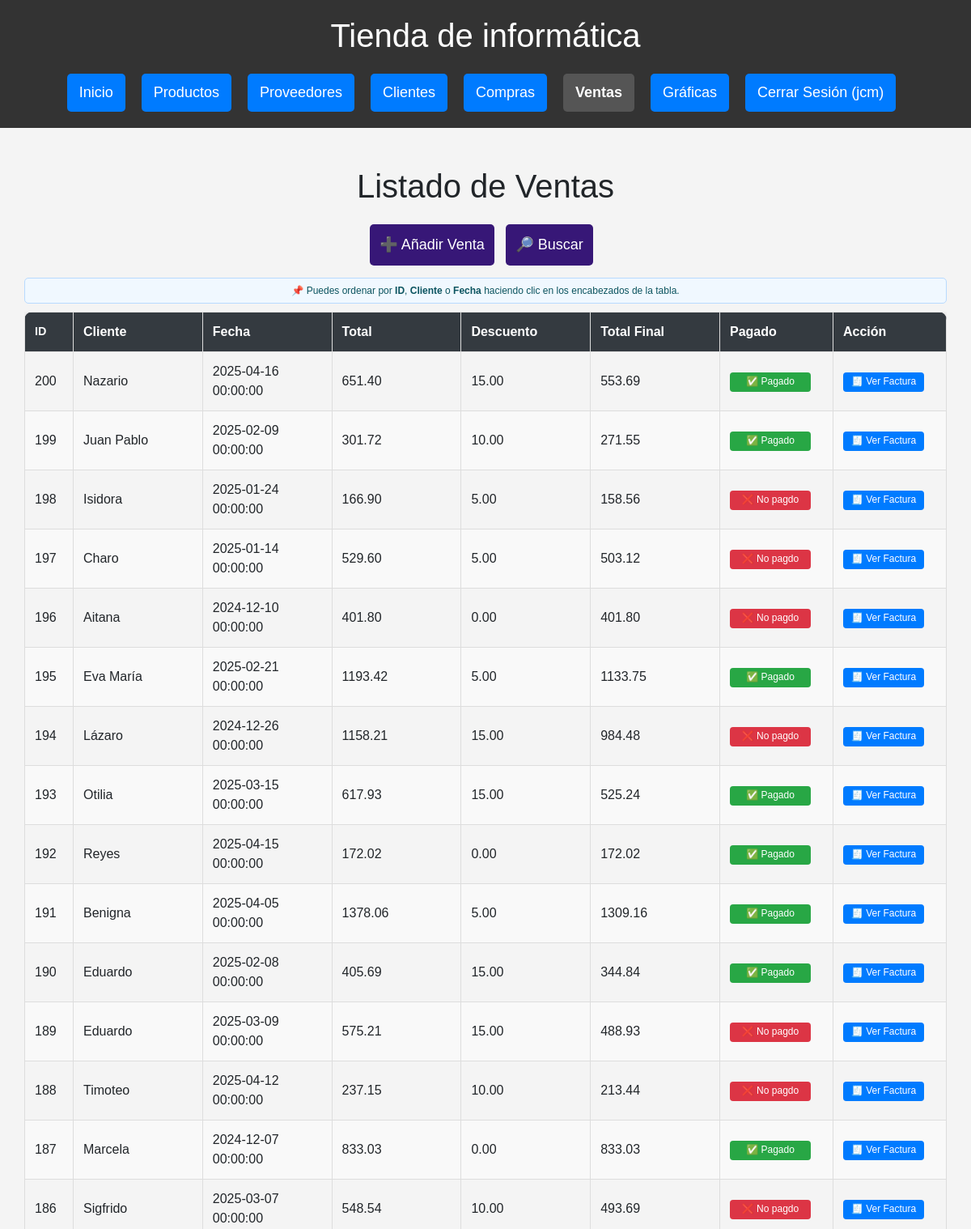
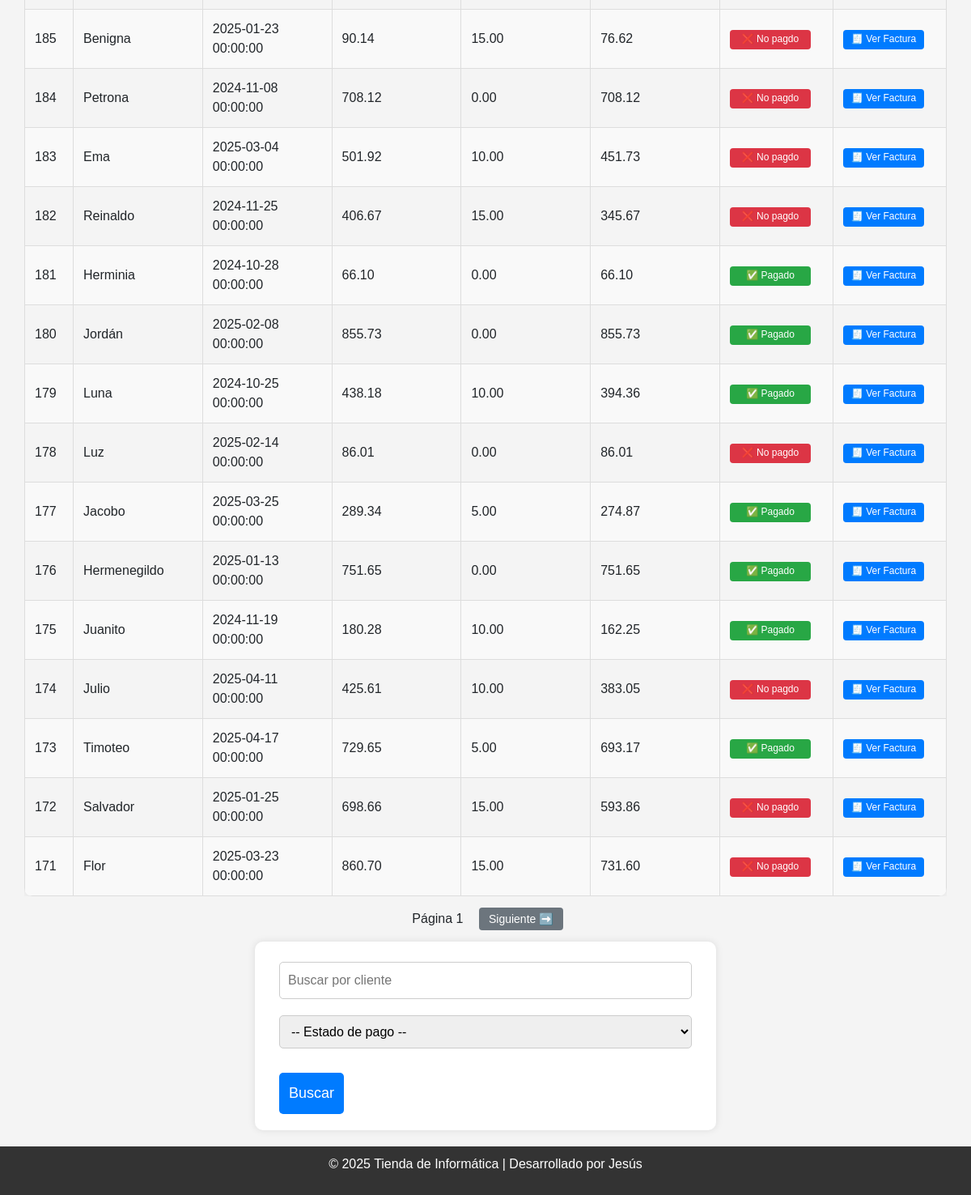
Page /ventas (signed in) on the earlier database version (2 pictures, top to bottom).
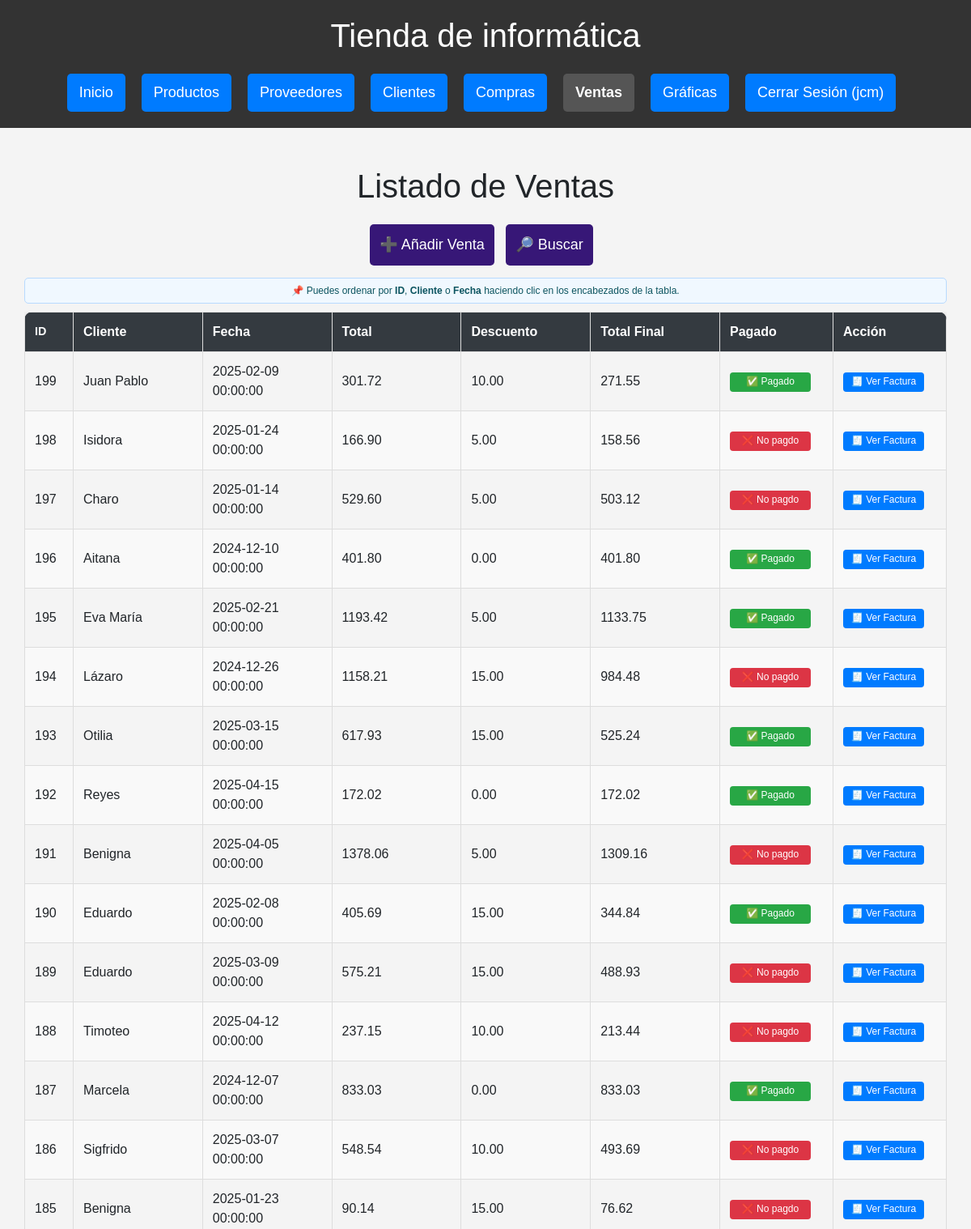
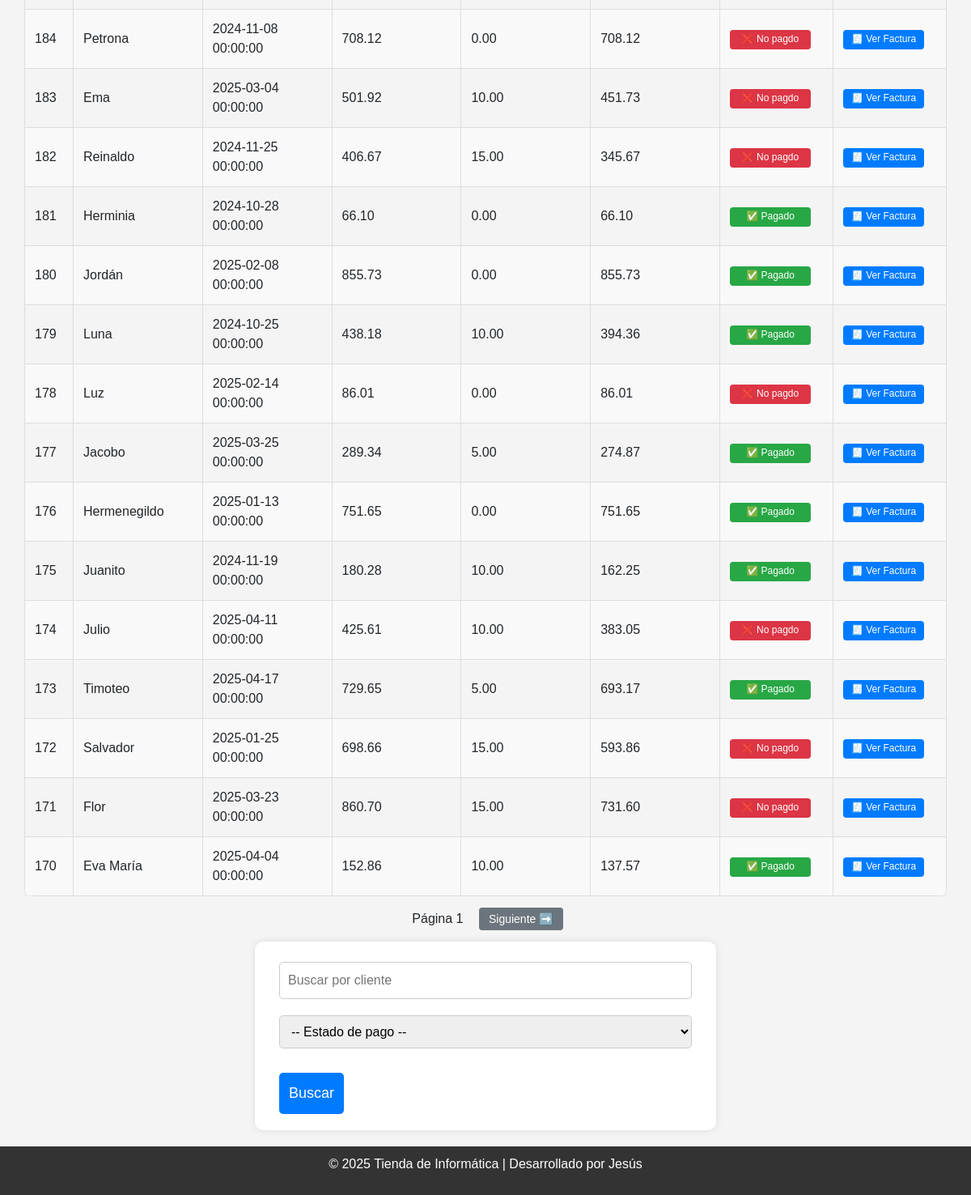
Same page on the later database version (2 pictures, top to bottom).
### db.py (models this page shows)
class Venta(Base):
    __tablename__ = "Venta"
    id = Column(Integer, primary_key=True)
    cliente_id = Column(Integer, ForeignKey("Cliente.id"), nullable=False)
    fecha = Column(DateTime, default=func.now())
    total = Column(Numeric(10, 2), nullable=False)
    descuento = Column(Numeric(10, 2), default=Decimal('0.00'))
    total_final = Column(Numeric(10, 2), nullable=False)
    pagado = Column(Boolean, default=False)
    cliente = relationship("Cliente", back_populates="ventas")
    detalles = relationship("DetalleVenta", back_populates="venta")

class Cliente(Base):
    __tablename__ = "Cliente"
    id = Column(Integer, primary_key=True)
    nombre = Column(String(150), unique=True, nullable=False)
    contacto = Column(String(150))
    telefono = Column(String(20))
    email = Column(String(150), unique=True)
    dni = Column(String(20), unique=True, nullable=False)
    direccion = Column(String(200))
    ventas = relationship("Venta", back_populates="cliente")

### routes/ventas.py (the view)
@ventas_bp.route("/ventas")
@login_required
def ventas():
    cliente = request.args.get("cliente")
    pagado = request.args.get("pagado")
    pagina = int(request.args.get("pagina", 1))
    orden = request.args.get("orden", "id")
    direccion = request.args.get("direccion", "desc")
    por_pagina = 30
    query = sesion.query(Venta).join(Cliente)
    if cliente:
        query = query.filter(Cliente.nombre.ilike(f"%{cliente}%"))
    if pagado in ["0", "1"]:
        query = query.filter(Venta.pagado == bool(int(pagado)))
    def aplicar_orden(campo):
        return campo.desc() if direccion == "desc" else campo.asc()
    if orden == "cliente":
        query = query.order_by(aplicar_orden(Cliente.nombre))
    elif orden == "fecha":
        query = query.order_by(aplicar_orden(Venta.fecha))
    else:
        query = query.order_by(aplicar_orden(Venta.id))
    total_ventas = query.count()
    ventas = query.offset((pagina - 1) * por_pagina).limit(por_pagina).all()
    hay_anterior = pagina > 1
    hay_siguiente = (pagina * por_pagina) < total_ventas
    return render_template("ventas/ventas.html",
        ventas=ventas,
        pagina=pagina,
        hay_anterior=hay_anterior,
        hay_siguiente=hay_siguiente,
        cliente=cliente,
        pagado=pagado,
        orden=orden,
        direccion=direccion
    )

### db.py (called while the page is built)
def login_required(f):
    @wraps(f)
    def decorated_function(*args, **kwargs):
        if 'usuario' not in session:
            flash('Por favor, inicie sesión para acceder a esta página.', 'error')
            return redirect(url_for('login'))
        return f(*args, **kwargs)
    return decorated_function

### templates/ventas/ventas.html (shortened to what this page needs)
{% extends "base.html" %}
{% block content %}
<div class="container mt-4">
    <h1>Listado de Ventas</h1>
    <a href="{{ url_for('ventas.nueva_venta') }}" class="btn btn-add">➕ Añadir Venta</a>
    <a href="#form-busqueda" class="btn btn-add">🔎 Buscar</a>
    <div class="alerta-orden">
      📌 Puedes ordenar por <strong>ID</strong>, <strong>Cliente</strong> o <strong>Fecha</strong> haciendo clic en los encabezados de la tabla.
    </div>
    <div class="tabla-responive">
        <table class="tabla-estilizada">
            {% set nueva_direccion = 'desc' if direccion == 'asc' else 'asc' %}
            <thead>
              <tr>
                <th class="col-id">
                  <a href="{{ url_for('ventas.ventas', orden='id', direccion=nueva_direccion, cliente=cliente, pagado=pagado, pagina=pagina) }}">ID</a>
                </th>
                <th>
                  <a href="{{ url_for('ventas.ventas', orden='cliente', direccion=nueva_direccion, cliente=cliente, pagado=pagado, pagina=pagina) }}">Cliente</a>
                </th>
                <th>
                  <a href="{{ url_for('ventas.ventas', orden='fecha', direccion=nueva_direccion, cliente=cliente, pagado=pagado, pagina=pagina) }}">Fecha</a>
                </th>
                <th>Total</th>
                <th>Descuento</th>
                <th>Total Final</th>
                <th class="col-acciones">Pagado</th>
                <th class="col-acciones">Acción</th>
              </tr>
            </thead>
            <tbody>
                {% for venta in ventas %}
                <tr>
                    <td>{{ venta.id }}</td>
                    <td>{{ venta.cliente.nombre }}</td>
                    <td>{{ venta.fecha }}</td>
                    <td>{{ venta.total }}</td>
                    <td>{{ venta.descuento }}</td>
                    <td>{{ venta.total_final }}</td>
                    <td>
                        {% if venta.pagado %}
                            <button onclick="cambiarEstadoPago({{ venta.id }}, false)" class="btn-edit btn-edit-pagado ">✅ Pagado</button>
                        {% else %}
                            <button onclick="cambiarEstadoPago({{ venta.id }}, true)" class="btn-edit btn-edit-no_pagado">❌ No pagdo</button>
                        {% endif %}
                    </td>
                    <td>
                        <a href="{{ url_for('ventas.ver_detalle_venta', venta_id=venta.id) }}" class="btn-edit">🧾 Ver Factura</a>
                    </td>
                </tr>
                {% endfor %}
            </tbody>
        </table>
    </div>
    <div class="paginacion mt-3">
      <span style="margin: 0 10px;">Página {{ pagina }}</span>
      {% if hay_siguiente %}
        <a href="{{ url_for('ventas.ventas', pagina=pagina+1, cliente=cliente, pagado=pagado) }}" class="btn-pagina">Siguiente ➡️</a>
      {% endif %}
    </div>
    <form method="GET" action="{{ url_for('ventas.ventas') }}" class="mt-3" id="form-busqueda">
        <input type="text" name="cliente" placeholder="Buscar por cliente">
        <select name="pagado">
            <option value="">-- Estado de pago --</option>
        </select>
        <button type="submit">Buscar</button>
    </form>
</div>
{% endblock %}

### templates/base.html (shortened to what this page needs)
<!doctype html>
<html lang="es">
<head>
    <link href="https://cdn.jsdelivr.net/npm/bootstrap@5.1.3/dist/css/bootstrap.min.css" rel="stylesheet">
    <link rel="stylesheet" href="/static/estilos.css">
</head>
<body>
<div class="wrapper">
  <header>
    <h1>{% block header %}Tienda de informática{% endblock %}</h1>
    <nav>
      <ul class="menu">
        <li><a href="{{ url_for('index') }}" class="btn {% if request.endpoint == 'index' %}active{% endif %}">Inicio</a></li>
        <li><a href="{{ url_for('productos.ver_productos') }}" class="btn {% if 'productos' in request.endpoint %}active{% endif %}">Productos</a></li>
        <li><a href="{{ url_for('proveedores.listar_proveedores') }}" class="btn {% if 'proveedores' in request.endpoint %}active{% endif %}">Proveedores</a></li>
        <li><a href="{{ url_for('clientes.clientes') }}" class="btn {% if 'clientes' in request.endpoint %}active{% endif %}">Clientes</a></li>
        <li><a href="{{ url_for('compras.compras') }}" class="btn {% if 'compras.' in request.endpoint %}active{% endif %}">Compras</a></li>
        <li><a href="{{ url_for('ventas.ventas') }}" class="btn {% if request.endpoint.startswith('ventas.') %}active{% endif %}">Ventas</a></li>
        <li><a href="{{ url_for('graficas_py.graficas_python') }}" class="btn {% if request.endpoint.startswith('graficas_py.') or request.endpoint.startswith('graficas.') %}active{% endif %}">Gráficas</a></li>
        {% if 'usuario' in session %}
          <li><a href="{{ url_for('logout') }}" class="btn logout-btn">Cerrar Sesión ({{ session['usuario'] }})</a></li>
        {% else %}
          <li><a href="{{ url_for('login') }}" class="btn {% if request.endpoint == 'login' %}active{% endif %}">Iniciar Sesión</a></li>
        {% endif %}
      </ul>
    </nav>
  </header>
  <main class="container mt-4">
    {% block content %}{% endblock %}
  </main>
  <footer>
    <p>&copy; 2025 Tienda de Informática | Desarrollado por Jesús</p>
  </footer>
</div>
</body>
</html>

### static/estilos.css (style rules this page uses)
html, body { height: 100%; margin: 0; padding: 0; font-family: Arial, sans-serif; background-color: #f4f4f4; text-align: center; }
.wrapper { display: flex; flex-direction: column; min-height: 100vh; }
main { flex: 1; padding: 20px; }
.container, main { width: 100%; padding: 0; margin: 0 auto; }
header { background: #333; color: white; padding: 20px; }
nav ul.menu { list-style: none; padding: 0; margin: 0; display: flex; flex-wrap: wrap; justify-content: center; gap: 10px; }
nav ul.menu li a { text-decoration: none; color: white; background: #007BFF; padding: 10px 15px; border-radius: 5px; transition: 0.3s; }
nav ul.menu li a.active { background-color: #555; font-weight: bold; }
.alerta-orden { background-color: #f0f8ff; color: #0c5460; border: 1px solid #b8daff; padding: 6px 10px; border-radius: 5px; margin-bottom: 10px; font-size: 0.75rem; text-align: center; }
form { width: 50%; margin: 20px auto; background: white; padding: 20px 30px; border-radius: 10px; box-shadow: 0 0 10px rgba(0,0,0,0.1); text-align: left; }
form input, form textarea, form select { width: 100%; padding: 10px; margin-top: 5px; margin-bottom: 15px; border: 1px solid #ccc; border-radius: 5px; box-sizing: border-box; font-size: 16px; }
button, .btn { background: #007BFF; color: white; padding: 12px; border: none; margin-top: 15px; cursor: pointer; font-size: 18px; border-radius: 5px; transition: 0.3s; text-decoration: none; display: inline-block; margin-right: 10px; }
.btn-add { background: #371777; margin-bottom: 15px; }
.btn-pagina { background-color: #6c757d; color: white; font-size: 14px; padding: 6px 12px; border-radius: 4px; text-decoration: none; margin: 0 5px; }
.btn-edit { display: inline-block; max-width: 100px; background-color: #007BFF; color: white; padding: 4px 8px; font-size: 0.75rem; border: none; border-radius: 4px; cursor: pointer; transition: all 0.2s; text-decoration: none; white-space: nowrap; line-height: 1.3; margin: 0; box-shadow: none; width: 100% ; text-align: center; box-sizing: border-box; }
.btn-edit-pagado { background-color: #28a745; }
.btn-edit-no_pagado { background-color: #dc3545; }
.tabla-estilizada { width: 100%; border-collapse: collapse; border-radius: 10px; overflow: hidden; box-shadow: 0 0 10px rgba(0,0,0,0.1); table-layout: fixed; }
.tabla-estilizada thead { background-color: #343a40; color: white; font-weight: bold; }
.tabla-estilizada th, .tabla-estilizada td { padding: 12px; border: 1px solid #ddd; text-align: left; max-width: 200px; word-wrap: break-word; white-space: normal; }
.tabla-estilizada tr:nth-child(even) { background-color: #f9f9f9; }
.tabla-estilizada thead th a { color: white; text-decoration: none; font-weight: bold; }
.tabla-responive { width: 100%; overflow-x: auto; -webkit-overflow-scrolling: touch; box-sizing: border-box; padding: 0 10x; }
.col-fecha, .col-id { max-width: 100px; font-size: 0.9em; white-space: nowrap; }
.col-id { max-width: 60px; width: 60px; white-space: nowrap; overflow: hidden; text-overflow: ellipsis; text-align: center; }
.col-acciones { max-width: 140px; width: 140px; text-align: center; }
footer { background: #333; color: white; padding: 10px; width: 100%; text-align: center; margin-top: auto; }

Differences in the rows shown:
removed Venta: id "200", cliente.nombre "Nazario", fecha "2025-04-16 00:00:00", total "651.40", descuento "15.00", total_final "553.69"
changed Venta "Aitana": pagado "❌ No pagdo" → "✅ Pagado"
changed Venta id 191: pagado "✅ Pagado" → "❌ No pagdo"
now on this page (row unchanged): Venta: id "170", cliente.nombre "Eva María", fecha "2025-04-04 00:00:00", total "152.86", descuento "10.00", total_final "137.57"
